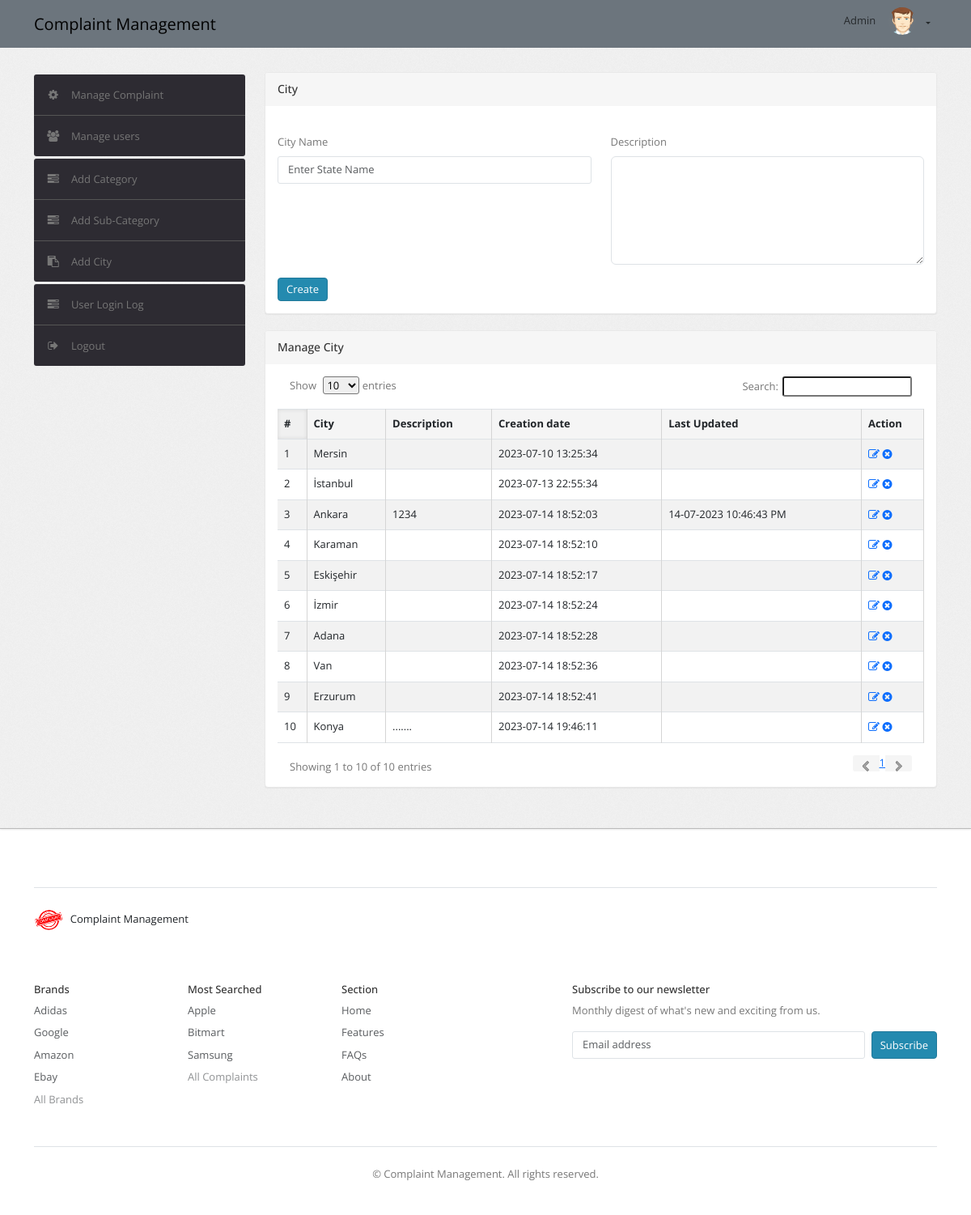
The app's page /admin/state.php (signed in) with its own data.
### tables this page shows
CREATE TABLE `state` (
  `id` int(11) NOT NULL,
  `stateName` varchar(255) NOT NULL,
  `stateDescription` text NOT NULL,
  `postingDate` timestamp NOT NULL DEFAULT current_timestamp(),
  `updationDate` varchar(255) NOT NULL
);

### admin/state.php (the view, shortened to what this page needs)
<?php
include('include/config.php');
if(strlen($_SESSION['alogin'])==0)
	{
header('location:index.php');
}
else{
?>
<!DOCTYPE html>
<html lang="en">
<head>
	<link type="text/css" href="css/bootstrap.min.css" rel="stylesheet">
	<link type="text/css" href="css/theme.css" rel="stylesheet">
	<link type="text/css" href="images/icons/css/font-awesome.css" rel="stylesheet">
</head>
<body>
<?php include('include/header.php');?>
<div class="wrapper">
  <div class="container">
    <div class="row">
      <?php include('include/sidebar.php'); ?>
      <div class="col-9">
        <div class="content">
          <div class="module">
            <div class="module-head">
              <h3>City</h3>
            </div>
            <div class="module-body">
              <br />
              <form class="row" name="Category" method="post">
                <div class="col-md-6 mb-3">
                  <label class="form-label" for="state">City Name</label>
                  <input type="text" class="form-control" id="state" placeholder="Enter State Name" name="state" required>
                </div>
                <div class="col-md-6 mb-3">
                  <label class="form-label" for="description">Description</label>
                  <textarea class="form-control" id="description" name="description" rows="5"></textarea>
                </div>
                <div class="col-12">
                  <button type="submit" name="submit" class="btn btn-primary">Create</button>
                </div>
              </form>
            </div>
          </div>
          <div class="module">
            <div class="module-head">
              <h3>Manage City</h3>
            </div>
            <div class="module-body table-responsive">
              <table class="datatable-1 table table-bordered table-striped">
                <thead>
                  <tr>
                    <th>#</th>
                    <th>City</th>
                    <th>Description</th>
                    <th>Creation date</th>
                    <th>Last Updated</th>
                    <th>Action</th>
                  </tr>
                </thead>
                <tbody>
                  <?php
                  $query = mysqli_query($bd, "select * from state");
                  $cnt = 1;
                  while($row = mysqli_fetch_array($query)) {
                  ?>
                    <tr>
                      <td><?php echo htmlentities($cnt); ?></td>
                      <td><?php echo htmlentities($row['stateName']); ?></td>
                      <td><?php echo htmlentities($row['stateDescription']); ?></td>
                      <td><?php echo htmlentities($row['postingDate']); ?></td>
                      <td><?php echo htmlentities($row['updationDate']); ?></td>
                      <td>
                        <a href="edit-state.php?id=<?php echo $row['id']; ?>" class="text-decoration-none"><i class="icon-edit"></i></a>
                        <a href="state.php?id=<?php echo $row['id']; ?>&del=delete" onClick="return confirm('Are you sure you want to delete?')" class="text-decoration-none"><i class="icon-remove-sign"></i></a>
                      </td>
                    </tr>
                    <?php $cnt = $cnt + 1; } ?>
                </tbody>
              </table>
            </div>
          </div>
        </div>
      </div>
    </div>
  </div>
</div>
<?php include('footer.php');?>
</body>
<?php } ?>

### records on screen
state: stateName "Mersin", postingDate "2023-07-10 13:25:34"
state: stateName "İstanbul", postingDate "2023-07-13 22:55:34"
state: stateName "Ankara", stateDescription "1234", postingDate "2023-07-14 18:52:03", updationDate "14-07-2023 10:46:43 PM"
state: stateName "Karaman", postingDate "2023-07-14 18:52:10"
state: stateName "Eskişehir", postingDate "2023-07-14 18:52:17"
state: stateName "İzmir", postingDate "2023-07-14 18:52:24"
state: stateName "Adana", postingDate "2023-07-14 18:52:28"
state: stateName "Van", postingDate "2023-07-14 18:52:36"
state: stateName "Erzurum", postingDate "2023-07-14 18:52:41"
state: stateName "Konya", stateDescription ".......", postingDate "2023-07-14 19:46:11"
